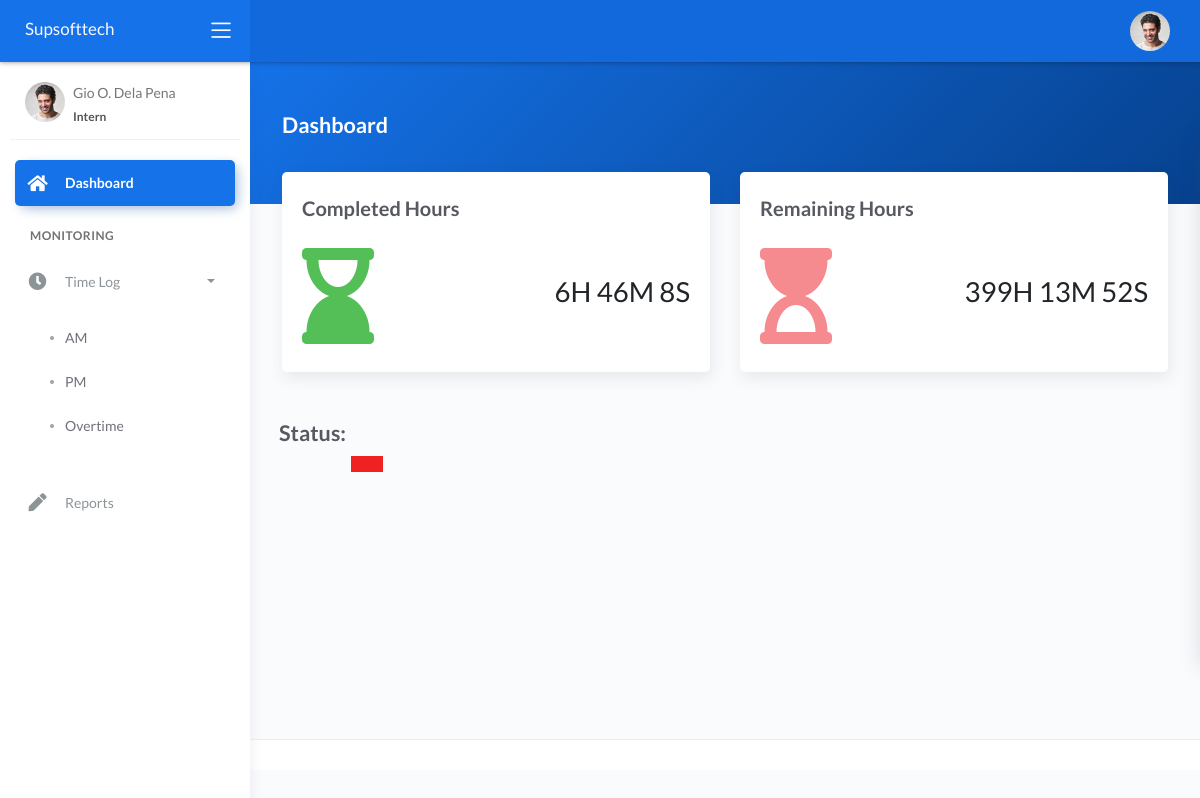
/authenticated/index.php (signed in), run on the app's committed database.
### tables this page shows
CREATE TABLE `interns` (
  `id` int(11) NOT NULL,
  `user_id` int(11) NOT NULL,
  `firstname` varchar(199) NOT NULL,
  `middlename` varchar(199) NOT NULL,
  `lastname` varchar(199) NOT NULL,
  `gender` enum('Male','Female') NOT NULL,
  `birthdate` date NOT NULL,
  `email` varchar(199) NOT NULL,
  `status` int(1) NOT NULL COMMENT '0 = Out\r\n1 = In',
  `overtime_status` int(1) NOT NULL COMMENT '0=Off\r\n1=On',
  `avatar` varchar(199) DEFAULT NULL,
  `target_hours` time NOT NULL,
  `completed_hours` time NOT NULL,
  `remaining_hours` time NOT NULL,
  `total_hours_worked_am` time NOT NULL,
  `total_hours_worked_pm` time NOT NULL,
  `total_overtime` time NOT NULL
);

### backend/conn.php (called while the page is built, shortened)
<?php
class DBConnection{
    private $host = "localhost";
    private $username = "root";
    private $password = "";
    private $database = "core_idtr_system";
    public $conn;
    public function __construct(){
        if(!isset($this->conn)){
            $this->conn = new mysqli($this->host, $this->username, $this->password, $this->database);
            $this->conn->query("UPDATE interns SET remaining_hours = TIMEDIFF(target_hours, completed_hours)");
        }
    }
}
?>

### backend/const.php (called while the page is built, shortened)
<?php
require_once('conn.php');
$db = new DBConnection();
$getUserDetailsQry = "SELECT * FROM interns WHERE user_id = ? LIMIT 1";
$getUserDetails = $db->conn->prepare($getUserDetailsQry);
$getUserDetails->bind_param('s', $_SESSION['id']);
$getUserDetails->execute();
$userDetails = $getUserDetails->get_result();
$userDetails = $userDetails->fetch_assoc();
$firstname = $userDetails['firstname'];
$middlename = $userDetails['middlename'];
$lastname = $userDetails['lastname'];
$status = $userDetails['status'];
$completed_hours = $userDetails['completed_hours'];
$remaining_hours = $userDetails['remaining_hours'];
?>

### authenticated/index.php (the view, shortened to what this page needs)
<?php require_once('../inc/header.php'); ?>
	<div class="wrapper">
		<div class="main-header">
			<?php require_once('../inc/logo-header.php'); ?>
			<?php require_once('../inc/nav-header.php'); ?>
		</div>
		<?php require_once('../inc/nav-sidebar.php'); ?>
		<div class="main-panel">
			<div class="content">
				<div class="panel-header bg-primary-gradient">
					<div class="page-inner py-5">
						<div class="d-flex align-items-left align-items-md-center flex-column flex-md-row">
							<div>
								<h2 class="text-white pb-2 fw-bold">Dashboard</h2>
							</div>
						</div>
					</div>
				</div>
				<div class="page-inner mt--5">
					<div class="row mt--2">
						<div class="col-md-6">
							<div class="card full-height">
								<div class="card-body">
									<div class="card-title" style="font-weight:bold;">Completed Hours</div>
									<div class="d-flex flex-wrap justify-content-between pb-2 pt-4" style="position:relative; align-items:center">
										<div>
											<i class="fas fa-hourglass-end" style="font-size:6rem; color:#0ea511; opacity:70%"></i>
										</div>
										<div>
											<?php
												$completed_time = explode(':', $completed_hours);
												$hours_completed = ltrim($completed_time[0], '0');
												$minutes_completed = ltrim($completed_time[1], '0');
												$seconds_completed = ltrim($completed_time[2], '0');
											?>
											<h1><?= $hours_completed != '' ? $hours_completed:'0' ?>H <?= $minutes_completed != '' ? $minutes_completed:'0' ?>M <?= $seconds_completed != '' ? $seconds_completed:'0' ?>S</h1>
										</div>
									</div>
								</div>
							</div>
						</div>
						<div class="col-md-6">
							<div class="card full-height">
								<div class="card-body">
									<div class="card-title" style="font-weight:bold;">Remaining Hours</div>
									<div class="d-flex flex-wrap justify-content-between pb-2 pt-4" style="position:relative; align-items:center">
										<div>
											<i class="fas fa-hourglass-end text-danger" style="font-size:6rem; transform:rotate(180deg); opacity:70%"></i>
										</div>
										<div>
											<?php
												$remaining_time = explode(':', $remaining_hours);
												$hours_remaining = ltrim($remaining_time[0], '0');
												$minutes_remaining = ltrim($remaining_time[1], '0');
												$seconds_remaining = ltrim($remaining_time[2], '0');
											?>
											<h1><?= $hours_remaining != '' ? $hours_remaining:'0' ?>H <?= $minutes_remaining != '' ? $minutes_remaining:'0' ?>M <?= $seconds_remaining != '' ? $seconds_remaining:'0' ?>S</h1>
										</div>
									</div>
								</div>
							</div>
						</div>
					</div>
					<div class="row d-flex mt-3" style="flex-direction:column;">
						<div>
							<h2 class="fw-bold">Status:</h2>
						</div>
						<div class="d-flex" style="align-items:center; margin-left:4.5rem;">
						<?php if($status == 0):?>
							<p style="width:2rem; height:1rem; background-color:#ef2121;"></p>
						<?php elseif($status == 1):?>
							<p style="width:2rem; height:1rem; background-color:#00ba00;"></p>
						<?php endif;?>
						</div>
					</div>
				</div>
			</div>
			<footer class="footer">
			</footer>
		</div>
	</div>
<?php require_once('../inc/footer.php'); ?>

### inc/nav-sidebar.php (shortened to what this page needs)
<?php
$currentPage = basename($_SERVER['PHP_SELF']);
?>
<div class="sidebar sidebar-style-2">
    <div class="sidebar-wrapper scrollbar scrollbar-inner">
        <div class="sidebar-content">
            <div class="user">
                <div class="avatar-sm float-left mr-2">
                    <img src="../assets/img/profile.jpg" alt="..." class="avatar-img rounded-circle">
                </div>
                <div class="info">
                    <a data-toggle="collapse" href="#collapseExample" aria-expanded="true">
                        <span>
                            <?= $firstname." ".substr($middlename, 0, 1).". ".$lastname; ?>
                            <span class="user-level">Intern</span>
                        </span>
                    </a>
                </div>
            </div>
            <ul class="nav nav-primary">
                <li class="nav-item <?= $currentPage=='index.php' ? 'active':'' ?>">
                    <a href="index.php" class="collapsed" aria-expanded="false">
                        <i class="fas fa-home"></i>
                        <p>Dashboard</p>
                    </a>
                </li>
                <li class="nav-section">
                    <h4 class="text-section">Monitoring</h4>
                </li>
                <li class="nav-item <?= $currentPage=='timeLog_am.php' || $currentPage=='timeLog_pm.php' || $currentPage=='overtime.php' ? 'active':'' ?>">
                    <a data-toggle="collapse" href="#timeLog" class="collapsed" aria-expanded="false">
                        <i class="fas fa-clock"></i>
                        <p>Time Log</p>
						<span class="caret"></span>
                    </a>
                    <div class="collapses" id="timeLog">
                        <ul class="nav nav-collapse" >
                            <li class=" <?= $currentPage=='timeLog_am.php' ? 'active':'' ?>">
                                <a href="timeLog_am.php">
                                    <span class="sub-item">AM</span>
                                </a>
                            </li>
                            <li class=" <?= $currentPage=='timeLog_pm.php' ? 'active':'' ?>">
                                <a href="timeLog_pm.php">
                                    <span class="sub-item">PM</span>
                                </a>
                            </li>
                            <li class=" <?= $currentPage=='overtime.php' ? 'active':'' ?>">
                                <a href="overtime.php">
                                    <span class="sub-item">Overtime</span>
                                </a>
                            </li>
                        </ul>
                    </div>
                </li>
                <li class="nav-item <?= $currentPage=='reports.php' ? 'active':'' ?>">
                    <a href="reports.php">
                        <i class="fas fa-pen"></i>
                        <p>Reports</p>
                    </a>
                </li>
            </ul>
        </div>
    </div>
</div>

### data on the page
interns: firstname "Gio", middlename "O", lastname "Dela Pena", completed_hours "6", completed_hours "46", completed_hours "8", remaining_hours "399", remaining_hours "13", remaining_hours "52"
